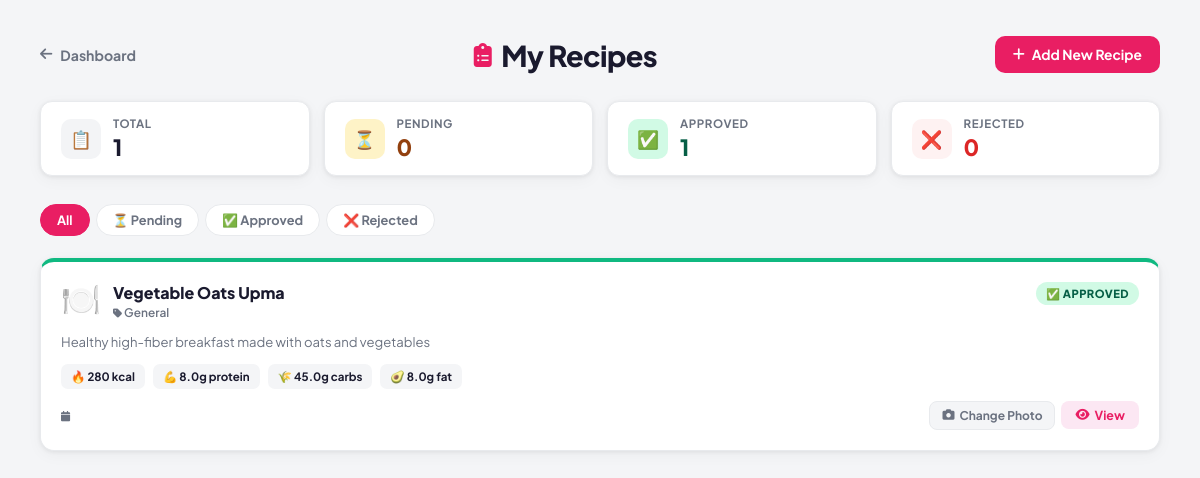
The page /submitted_recipes (signed in) on the database its author committed.
### tables this page shows
CREATE TABLE recipes (
    id INTEGER PRIMARY KEY,
    name TEXT NOT NULL,
    category TEXT,
    ingredients TEXT,      -- JSON array
    instructions TEXT,     -- JSON array
    calories INTEGER,
    protein REAL,
    carbs REAL,
    fat REAL,
    video_link TEXT,
    image TEXT
, status TEXT DEFAULT 'active', reported INTEGER DEFAULT 0, submitted_by TEXT DEFAULT 'admin', user_id INTEGER, created_at TIMESTAMP, is_verified INTEGER DEFAULT 0, verification_status TEXT DEFAULT 'pending', dietitian_note TEXT DEFAULT '', verified_by INTEGER DEFAULT NULL, verified_at DATETIME DEFAULT NULL, is_recommended INTEGER DEFAULT 0, expert_tag TEXT DEFAULT '', recommended_by INTEGER DEFAULT NULL, recommended_at DATETIME DEFAULT NULL, recipe_tags TEXT DEFAULT '', added_by_dietitian INTEGER DEFAULT NULL, dietitian_flag_count INTEGER DEFAULT 0, description TEXT DEFAULT '', image_path TEXT DEFAULT '', video_url TEXT DEFAULT '', image_url TEXT DEFAULT '');

### app.py (the view)
@app.route("/submitted_recipes")
def submitted_recipes():
    if "user_id" not in session:
        return redirect(url_for("login"))
    filter_status = request.args.get("filter", "all")
    conn = get_db_connection()
    if filter_status == "approved":
        recipes = conn.execute(
            "SELECT * FROM recipes WHERE user_id=? AND status IN ('approved','active') ORDER BY created_at DESC",
            (session["user_id"],)
        ).fetchall()
    elif filter_status in ("pending", "rejected"):
        recipes = conn.execute(
            "SELECT * FROM recipes WHERE user_id=? AND status=? ORDER BY created_at DESC",
            (session["user_id"], filter_status)
        ).fetchall()
    else:
        recipes = conn.execute(
            "SELECT * FROM recipes WHERE user_id=? ORDER BY created_at DESC",
            (session["user_id"],)
        ).fetchall()
    conn.close()
    return render_template("user/submitted_recipes.html", recipes=recipes, filter=filter_status)

### app.py (called while the page is built)
def get_db_connection():
    conn = sqlite3.connect(DATABASE)
    conn.row_factory = sqlite3.Row
    return conn

### templates/user/submitted_recipes.html (shortened to what this page needs)
<!DOCTYPE html>
<html lang="en">
<head>
    <link rel="stylesheet" href="https://cdnjs.cloudflare.com/ajax/libs/font-awesome/6.4.0/css/all.min.css">
</head>
<body>
<div class="page">
    <div class="topbar">
        <a href="/dashboard" class="back-link"><i class="fas fa-arrow-left"></i> Dashboard</a>
        <h1 class="page-title"><i class="fas fa-clipboard-list"></i> My Recipes</h1>
        <a href="/add_recipe" class="add-btn"><i class="fas fa-plus"></i> Add New Recipe</a>
    </div>
    <div class="stats-row">
        <div class="stat-chip">
            <div class="stat-icon" style="background:#f3f4f6">📋</div>
            <div>
                <div class="stat-label">Total</div>
                <div class="stat-value">{{ recipes | length }}</div>
            </div>
        </div>
        <div class="stat-chip">
            <div class="stat-icon" style="background:#fef3c7">⏳</div>
            <div>
                <div class="stat-label">Pending</div>
                <div class="stat-value" style="color:#92400e">{{ recipes | selectattr('status','equalto','pending') | list | length }}</div>
            </div>
        </div>
        <div class="stat-chip">
            <div class="stat-icon" style="background:#d1fae5">✅</div>
            <div>
                <div class="stat-label">Approved</div>
                <div class="stat-value" style="color:#065f46">{{ recipes | selectattr('status','in',['approved','active']) | list | length }}</div>
            </div>
        </div>
        <div class="stat-chip">
            <div class="stat-icon" style="background:#fef2f2">❌</div>
            <div>
                <div class="stat-label">Rejected</div>
                <div class="stat-value" style="color:#dc2626">{{ recipes | selectattr('status','equalto','rejected') | list | length }}</div>
            </div>
        </div>
    </div>
    <div class="filter-tabs">
        <a href="/submitted_recipes"                   class="ftab {% if filter == 'all' %}active{% endif %}">All</a>
        <a href="/submitted_recipes?filter=pending"    class="ftab {% if filter == 'pending' %}active{% endif %}">⏳ Pending</a>
        <a href="/submitted_recipes?filter=approved"   class="ftab {% if filter == 'approved' %}active{% endif %}">✅ Approved</a>
        <a href="/submitted_recipes?filter=rejected"   class="ftab {% if filter == 'rejected' %}active{% endif %}">❌ Rejected</a>
    </div>
    <div class="recipe-grid">
        {% if recipes %}
        {% for r in recipes %}
        {% set status = r.status if r.status else 'pending' %}
        {% set display_status = 'approved' if status == 'active' else status %}
        <div class="recipe-card status-{{ display_status }}">
            <div class="card-top">
                <div style="display:flex;gap:12px;align-items:flex-start">
                    <div class="recipe-emoji">🍽️</div>
                    <div>
                        <div class="recipe-name">{{ r.name }}</div>
                        <div class="recipe-category">
                            <i class="fas fa-tag" style="font-size:.65rem"></i>
                            {{ r.category or 'General' }}
                        </div>
                    </div>
                </div>
                <span class="status-badge badge-{{ display_status }}">
                    {% if display_status == 'pending' %}⏳ Pending
                    {% elif display_status == 'approved' %}✅ Approved
                    {% elif display_status == 'rejected' %}❌ Rejected
                    {% else %}{{ display_status | title }}
                    {% endif %}
                </span>
            </div>
            {% if r.description %}
            <div style="font-size:.82rem;color:var(--muted);line-height:1.5">{{ r.description[:100] }}{% if r.description|length > 100 %}…{% endif %}</div>
            {% endif %}
            <div class="macros">
                {% if r.calories %}
                <span class="macro-pill">🔥 {{ r.calories }} kcal</span>
                {% endif %}
                {% if r.protein %}
                <span class="macro-pill">💪 {{ r.protein }}g protein</span>
                {% endif %}
                {% if r.carbs %}
                <span class="macro-pill">🌾 {{ r.carbs }}g carbs</span>
                {% endif %}
                {% if r.fat %}
                <span class="macro-pill">🥑 {{ r.fat }}g fat</span>
                {% endif %}
            </div>
            <div class="card-footer">
                <span class="recipe-date">
                    <i class="fas fa-calendar" style="font-size:.65rem"></i>
                </span>
                <div style="display:flex;gap:6px;align-items:center">
                    <button onclick="openPhotoModal({{ r.id }}, '{{ r.video_url or '' }}')"
                        style="display:inline-flex;align-items:center;gap:5px;background:var(--bg);color:var(--muted);border:1.5px solid var(--border);padding:6px 12px;border-radius:8px;font-size:.75rem;font-weight:700;cursor:pointer;font-family:inherit;transition:all .15s;"
                        onmouseover="this.style.borderColor='var(--brand)';this.style.color='var(--brand)'"
                        onmouseout="this.style.borderColor='var(--border)';this.style.color='var(--muted)'">
                        <i class="fas fa-camera"></i> {% if r.image_url %}Change Photo{% else %}Add Photo{% endif %}
                    </button>
                    {% if display_status == 'approved' %}
                    <a href="/recipe/{{ r.id }}" class="view-btn"><i class="fas fa-eye"></i> View</a>
                    {% endif %}
                </div>
            </div>
        </div>
        {% endfor %}
        {% endif %}
    </div>
</div>
</body>
</html>

### templates/user/submitted_recipes.html (style rules this page uses)
:root { --brand: #e91e63; --brand-dark: #be185d; --brand-soft: #fce7f3; --bg: #f4f5f7; --surface: #fff; --text: #1a1a2e; --muted: #6b7280; --border: #e8eaed; --shadow: 0 1px 4px rgba(0,0,0,.07), 0 4px 16px rgba(0,0,0,.04); --radius: 14px; }
* { box-sizing: border-box; margin: 0; padding: 0; }
body { font-family: 'Plus Jakarta Sans', sans-serif; background: var(--bg); color: var(--text); min-height: 100vh; }
.page { width: 100%; min-height: 100vh; padding: 36px 40px 80px; }
.topbar { display: flex; align-items: center; justify-content: space-between; flex-wrap: wrap; gap: 14px; margin-bottom: 28px; }
.back-link { display: inline-flex; align-items: center; gap: 8px; font-size: .88rem; font-weight: 700; color: var(--muted); text-decoration: none; transition: color .15s; }
.page-title { font-size: 1.8rem; font-weight: 800; letter-spacing: -.02em; display: flex; align-items: center; gap: 10px; }
.page-title i { color: var(--brand); font-size: 1.5rem; }
.add-btn { display: inline-flex; align-items: center; gap: 7px; background: var(--brand); color: #fff; text-decoration: none; padding: 10px 18px; border-radius: 10px; font-size: .86rem; font-weight: 700; transition: background .15s, transform .15s; }
.stats-row { display: flex; gap: 14px; flex-wrap: wrap; margin-bottom: 28px; }
.stat-chip { background: var(--surface); border: 1.5px solid var(--border); border-radius: 12px; padding: 14px 20px; display: flex; align-items: center; gap: 12px; box-shadow: var(--shadow); min-width: 140px; flex: 1; }
.stat-icon { width: 40px; height: 40px; border-radius: 10px; display: flex; align-items: center; justify-content: center; font-size: 1.1rem; }
.stat-label { font-size: .72rem; font-weight: 700; color: var(--muted); text-transform: uppercase; letter-spacing: .05em; margin-bottom: 2px; }
.stat-value { font-size: 1.4rem; font-weight: 800; }
.filter-tabs { display: flex; gap: 6px; flex-wrap: wrap; margin-bottom: 22px; }
.ftab { padding: 7px 16px; border-radius: 999px; font-size: .8rem; font-weight: 700; text-decoration: none; color: var(--muted); border: 1.5px solid var(--border); background: var(--surface); transition: all .15s; display: inline-flex; align-items: center; gap: 6px; }
.ftab.active { background: var(--brand); color: #fff; border-color: var(--brand); }
.recipe-grid { display: grid; grid-template-columns: repeat(auto-fit, minmax(300px, 1fr)); gap: 18px; width: 100%; }
.recipe-card { background: var(--surface); border-radius: var(--radius); border: 1.5px solid var(--border); padding: 20px; box-shadow: var(--shadow); transition: border-color .15s, box-shadow .15s; display: flex; flex-direction: column; gap: 12px; }
.recipe-card.status-approved { border-top: 4px solid #10b981; }
.card-top { display: flex; align-items: flex-start; justify-content: space-between; gap: 10px; }
.recipe-emoji { font-size: 2rem; line-height: 1; }
.status-badge { display: inline-flex; align-items: center; gap: 5px; padding: 4px 10px; border-radius: 999px; font-size: .7rem; font-weight: 800; text-transform: uppercase; letter-spacing: .04em; white-space: nowrap; }
.badge-approved { background: #d1fae5; color: #065f46; }
.recipe-name { font-size: 1rem; font-weight: 800; margin-bottom: 2px; }
.recipe-category { font-size: .74rem; color: var(--muted); font-weight: 600; }
.macros { display: flex; gap: 8px; flex-wrap: wrap; }
.macro-pill { background: var(--bg); border-radius: 7px; padding: 5px 10px; font-size: .72rem; font-weight: 700; color: var(--text); display: flex; align-items: center; gap: 4px; }
.card-footer { display: flex; align-items: center; justify-content: space-between; gap: 8px; margin-top: auto; }
.recipe-date { font-size: .7rem; color: var(--muted); font-weight: 600; }
.view-btn { display: inline-flex; align-items: center; gap: 5px; background: var(--brand-soft); color: var(--brand); text-decoration: none; padding: 6px 14px; border-radius: 8px; font-size: .78rem; font-weight: 700; transition: background .15s; }

### rows shown on the page
recipes: name "Vegetable Oats Upma", category "General", description "Healthy high-fiber breakfast made with oats and vegetables", calories "280", protein "8.0", carbs "45.0", fat "8.0", shows "Change Photo"

### other values the page prints
{{ recipes | length }} "1"
{{ recipes | selectattr('status','equalto','pending') | list | length }} "0"
{{ recipes | selectattr('status','equalto','rejected') | list | length }} "0"
